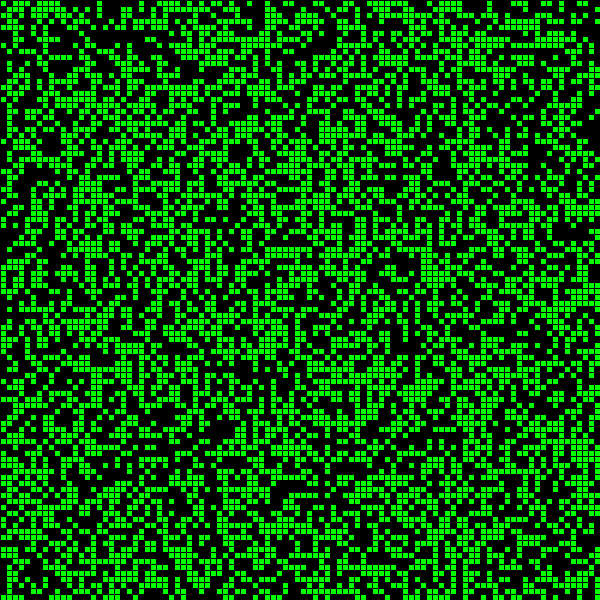
Frame 1 (no input)
Frame 60 (the mouse pressed at the canvas centre just before this capture): identical to frame 1, image omitted
Frame 120 (the mouse held since frame 60 and released just before this capture): identical to frame 1, image omitted

The Processing sketch that drew this single still picture (run headless with seeded random() and noise(); from frame 60 on, the mouse is pressed at the canvas centre):

// Processing sketch: Game_of_Life
// ── Game_of_Life.pde
/*

To do:
  - Check how many cells around are alive
  - Turn on/off cells function
  
*/

void setup()
{
  size(600,600);
  background(0);
  stroke(1);
  fill(0,255,0);
  /*
      Calculating the size of a single sell and making a full array cover the whole screen
  */
  cell_width = width/ (float)col_no;
  cell_height = height/ (float)row_no;

  random_board();   // Initializing the board with random spawns
  display_board();
}

int col_no=100, row_no=100;
boolean arr[][]= new boolean[col_no][row_no];
int arr_second[][]= new int[col_no][row_no];
float cell_width, cell_height;

void draw()
{
  
}

void random_board()
{
  
  for(int i=0; i < col_no; i++)
  {
    for(int j=0; j< row_no; j++)
    {
      if(random(0,1) > 0.5f)
      {
        toggle(i,j,true);
      }
    }
  }
}

void display_board()
{
  for(int i=0; i < col_no; i++)
  {
    for(int j=0; j< row_no; j++)
    {
      if(arr[i][j]==true)
      {
        rect(i*cell_width, j* cell_height, cell_width, cell_height);
      }
    }
  }
  
}



void toggle(int x, int y, boolean c)
{
  if(c == true)
  {
    arr[x][y]=true;
  }
  else
  {
    arr[x][y]=false;
  }
}
